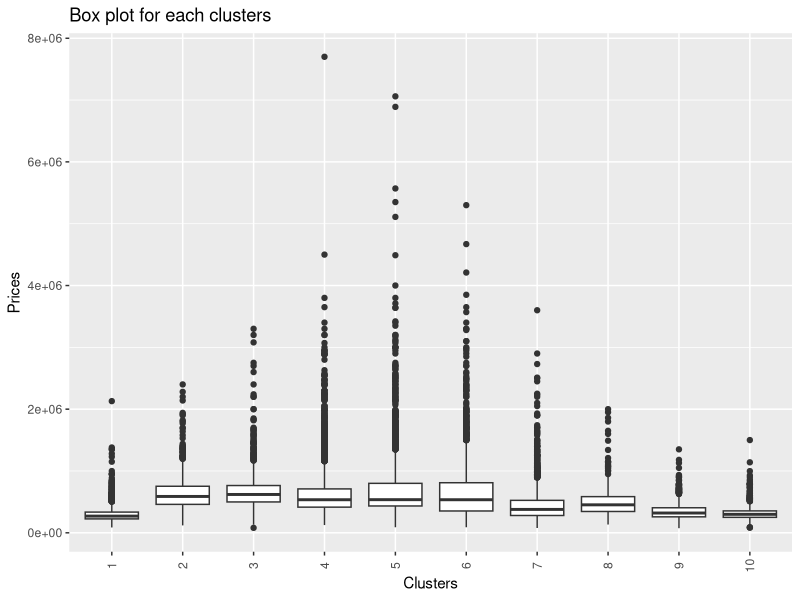

This figure's R source:
# Load library
library(ggplot2)

# Load your data (assuming your data frame is named 'data_frame')
data = read.csv("data/derived/location_clustered.csv")

# Create the boxplot using ggplot
ggplot(data, aes(x = factor(cluster), y = price)) + 
  # Add box plot
  geom_boxplot() +
  # Add plot title
  labs(title = "Box plot for each clusters",
       # Label for x-axis
       x = "Clusters",
       # Label for y-axis
       y = "Prices") +  
  theme(axis.text.x = element_text(angle = 90, vjust = 0.5))  # If cluster names are long

# Save the plot
ggsave(filename = "Box-plot.png",
       plot = box,
       device = 'png', 
       path = "Plots/Figures",
       width = 8,   # Width of the plot in inches
       height = 6,  # Height of the plot in inches
       dpi = 300)